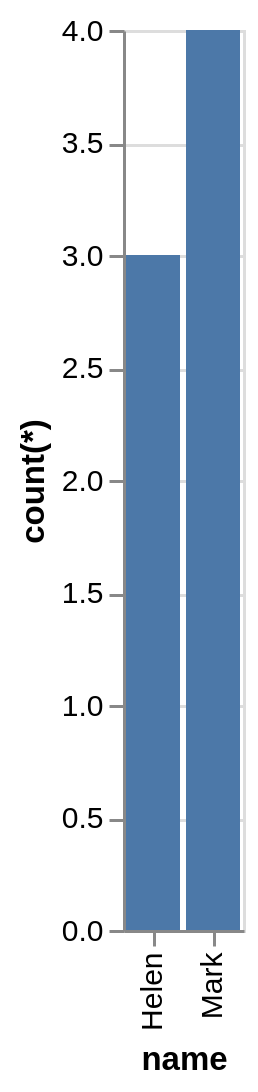

Describe this chart as a Vega-Lite specification.
### Vega-Lite specification from a JSON file in a GitHub repository (floating-point values rounded to 4 significant figures)
{"data": {"values": [{"x_data": "Helen", "y_data": 3}, {"x_data": "Mark", "y_data": 4}]}, "mark": "bar", "encoding": {"x": {"field": "x_data", "type": "nominal", "title": "name", "sort": "ascending"}, "y": {"field": "y_data", "type": "quantitative", "title": "count(*)"}}}
